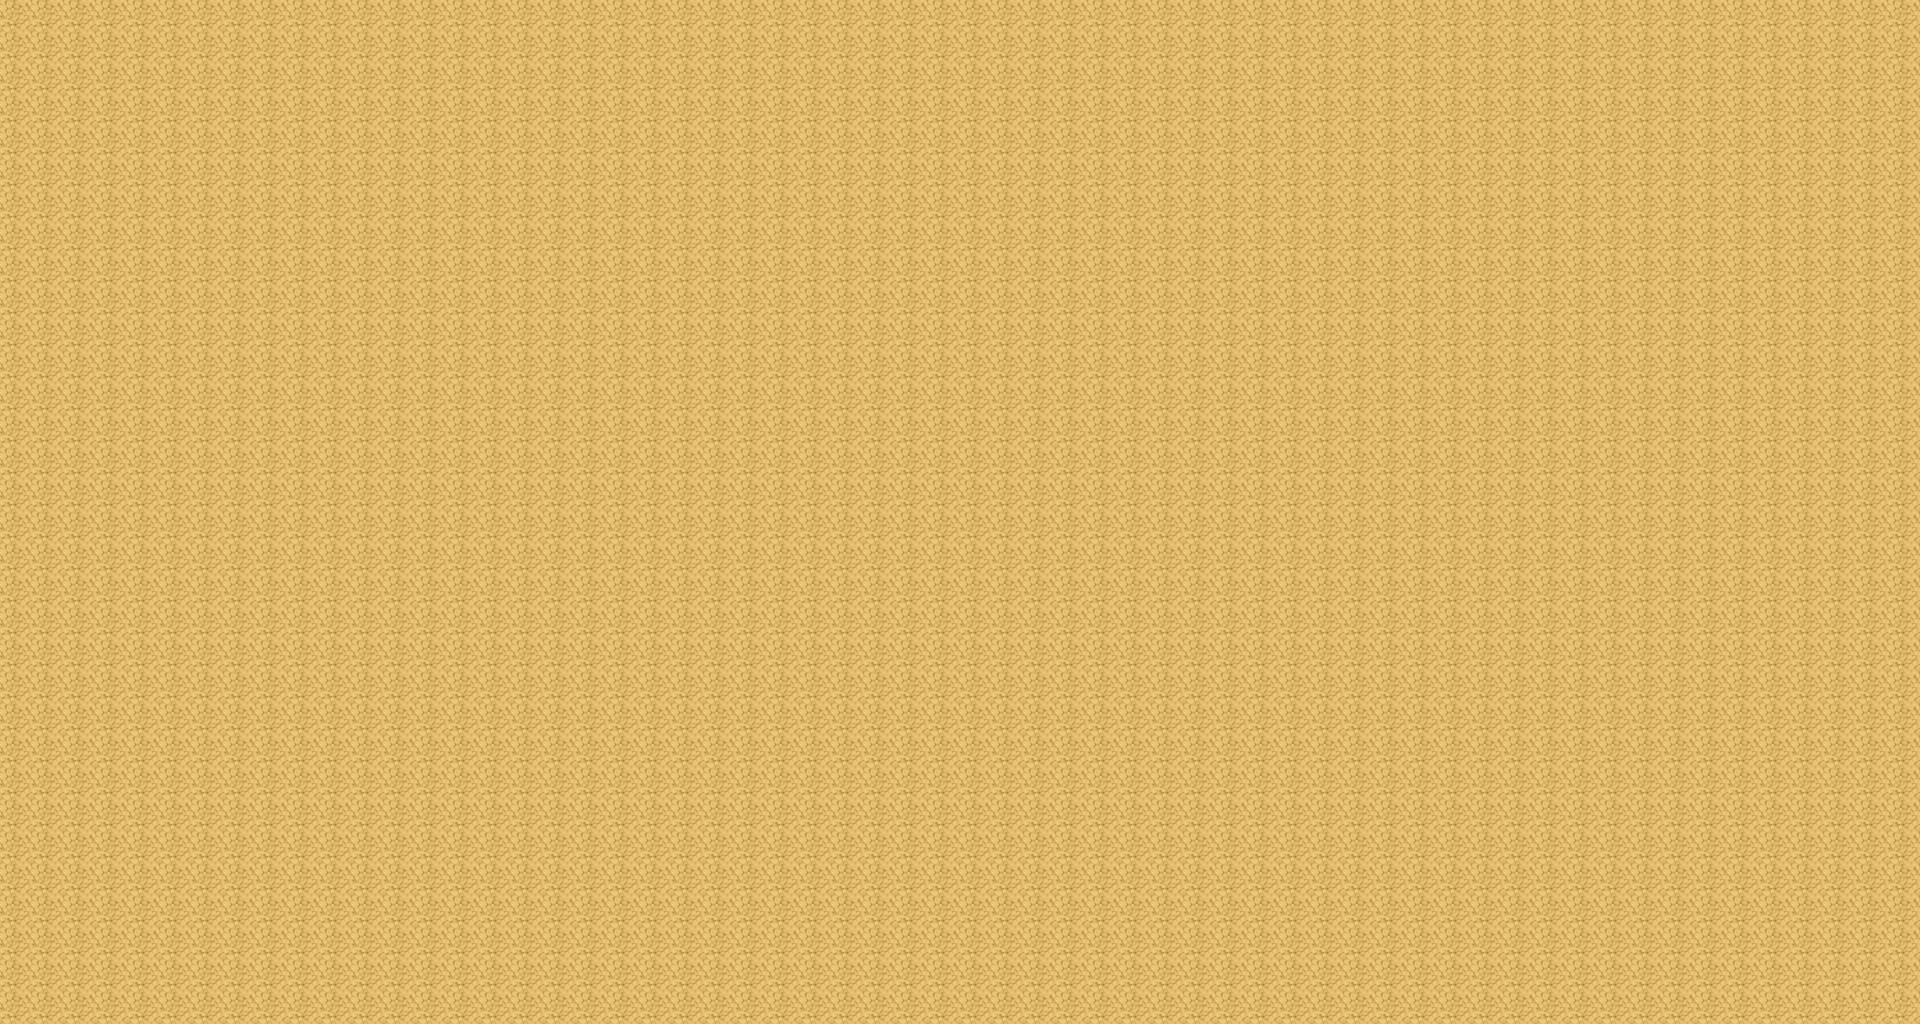

This game map was drawn from its Tiled (.tmx) file and the tilesets committed beside it. A one-line description and the trimmed map source follow:
An orthogonal 60x32 tile map with 32x32 px tiles, 1 tile layer (soil), 3 tilesets and 72 objects (hero, tower).

<map version="1.0" orientation="orthogonal" renderorder="right-down" width="60" height="32" tilewidth="32" tileheight="32" nextobjectid="137">
 <tileset firstgid="1" name="Dungeon_A5" tilewidth="32" tileheight="32" tilecount="128" columns="8">
  <image source="Dungeon_A5.png" width="256" height="512" />
 </tileset>
 <tileset firstgid="129" name="World_A2" tilewidth="32" tileheight="32" tilecount="192" columns="16">
  <image source="World_A2.png" width="512" height="384" />
 </tileset>
 <tileset firstgid="321" name="World_B" tilewidth="32" tileheight="32" tilecount="256" columns="16">
  <image source="World_B.png" width="512" height="512" />
 </tileset>
 <layer name="soil" width="60" height="32">
  <data>[1920 cells, 1920 non-empty, 1 distinct tile ids]</data>
 </layer>
 <objectgroup name="fire" visible="0">
  <object id="1" gid="19" x="0" y="32" width="32" height="32">
   <properties>
    <property name="type" value="fire" />
   </properties>
  </object>
 </objectgroup>
 <objectgroup name="water" visible="0">
  <object id="7" gid="107" x="0" y="32" width="32" height="32">
   <properties>
    <property name="type" value="water" />
   </properties>
  </object>
 </objectgroup>
 <objectgroup name="wood" visible="0">
  <object id="3" gid="21" x="0" y="32" width="32" height="32">
   <properties>
    <property name="type" value="wood" />
   </properties>
  </object>
 </objectgroup>
 <objectgroup name="metal" visible="0">
  <properties>
   <property name="type" value="metal" />
  </properties>
  <object id="4" gid="8" x="0" y="32" width="32" height="32" />
 </objectgroup>
 <objectgroup name="ice" visible="0">
  <object id="5" gid="4" x="0" y="32" width="32" height="32">
   <properties>
    <property name="type" value="ice" />
   </properties>
  </object>
 </objectgroup>
 <objectgroup name="world">
  <object id="51" gid="239" x="701" y="672" width="32" height="32">
   <properties>
    <property name="type" value="mountain" />
   </properties>
  </object>
  <object id="59" gid="239" x="417" y="607" width="32" height="32">
   <properties>
    <property name="type" value="mountain" />
   </properties>
  </object>
  <object id="60" gid="239" x="447" y="607" width="32" height="32">
   <properties>
    <property name="type" value="mountain" />
   </properties>
  </object>
  <object id="61" gid="239" x="481" y="608" width="32" height="32">
   <properties>
    <property name="type" value="mountain" />
   </properties>
  </object>
  <object id="62" gid="239" x="512" y="608" width="32" height="32">
   <properties>
    <property name="type" value="mountain" />
   </properties>
  </object>
  <object id="63" gid="239" x="545" y="608" width="32" height="32">
   <properties>
    <property name="type" value="mountain" />
   </properties>
  </object>
  <object id="64" gid="239" x="575" y="609" width="32" height="32">
   <properties>
    <property name="type" value="mountain" />
   </properties>
  </object>
  </objectgroup>
 <objectgroup name="role" visible="0">
  <!-- 2 objects omitted --></objectgroup>
</map>
<!-- 60 of 72 objects omitted -->
